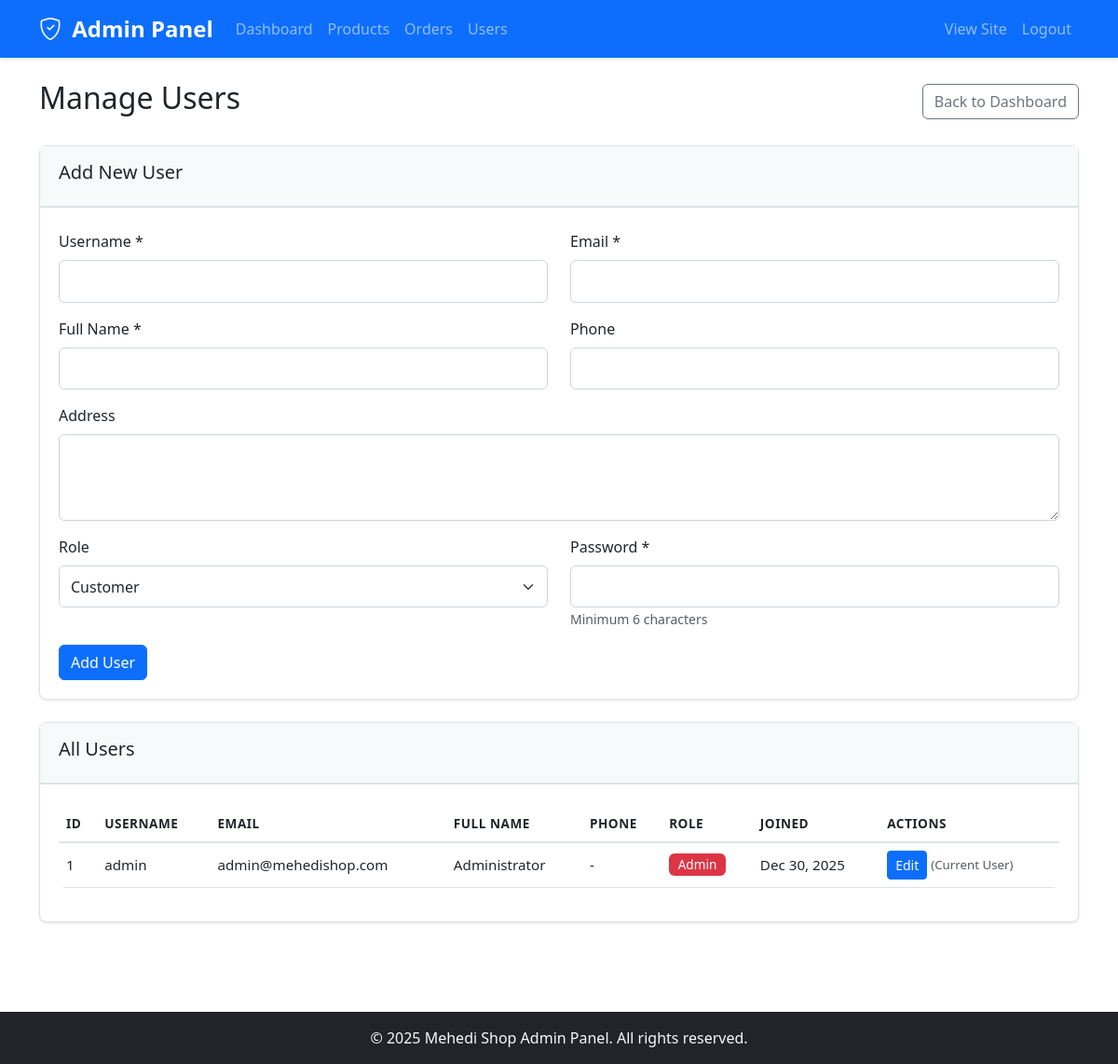
The page /admin/users.php (signed in) on the database its author committed.
### tables this page shows
CREATE TABLE IF NOT EXISTS users (
    id INT AUTO_INCREMENT PRIMARY KEY,
    username VARCHAR(50) UNIQUE NOT NULL,
    email VARCHAR(100) UNIQUE NOT NULL,
    password VARCHAR(255) NOT NULL,
    full_name VARCHAR(100) NOT NULL,
    phone VARCHAR(20),
    address TEXT,
    role ENUM('admin', 'customer') DEFAULT 'customer',
    created_at TIMESTAMP DEFAULT CURRENT_TIMESTAMP
);

### admin/users.php (the view, shortened to what this page needs)
<?php
require_once 'header.php';
$conn = getDBConnection();
$users = $conn->query("SELECT * FROM users ORDER BY created_at DESC");
$edit_user = null;
?>
<div class="d-flex justify-content-between align-items-center mb-4">
    <h2>Manage Users</h2>
    <a href="index.php" class="btn btn-outline-secondary">Back to Dashboard</a>
</div>
<div class="card mb-4">
    <div class="card-header">
        <h5><?php echo $edit_user ? 'Edit User' : 'Add New User'; ?></h5>
    </div>
    <div class="card-body">
        <form method="POST" action="">
            <div class="row">
                <div class="col-md-6">
                    <div class="mb-3">
                        <label for="username" class="form-label">Username *</label>
                        <input type="text" class="form-control" id="username" name="username"
                               value="<?php echo htmlspecialchars($edit_user['username'] ?? ''); ?>" required>
                    </div>
                </div>
                <div class="col-md-6">
                    <div class="mb-3">
                        <label for="email" class="form-label">Email *</label>
                        <input type="email" class="form-control" id="email" name="email"
                               value="<?php echo htmlspecialchars($edit_user['email'] ?? ''); ?>" required>
                    </div>
                </div>
            </div>
            <div class="row">
                <div class="col-md-6">
                    <div class="mb-3">
                        <label for="full_name" class="form-label">Full Name *</label>
                        <input type="text" class="form-control" id="full_name" name="full_name"
                               value="<?php echo htmlspecialchars($edit_user['full_name'] ?? ''); ?>" required>
                    </div>
                </div>
                <div class="col-md-6">
                    <div class="mb-3">
                        <label for="phone" class="form-label">Phone</label>
                        <input type="tel" class="form-control" id="phone" name="phone"
                               value="<?php echo htmlspecialchars($edit_user['phone'] ?? ''); ?>">
                    </div>
                </div>
            </div>
            <div class="mb-3">
                <label for="address" class="form-label">Address</label>
                <textarea class="form-control" id="address" name="address" rows="3"><?php echo htmlspecialchars($edit_user['address'] ?? ''); ?></textarea>
            </div>
            <div class="row">
                <div class="col-md-6">
                    <div class="mb-3">
                        <label for="role" class="form-label">Role</label>
                        <select class="form-select" id="role" name="role">
                            <option value="customer" <?php echo ($edit_user['role'] ?? 'customer') === 'customer' ? 'selected' : ''; ?>>Customer</option>
                        </select>
                    </div>
                </div>
                <div class="col-md-6">
                    <div class="mb-3">
                        <label for="password" class="form-label">
                            <?php echo $edit_user ? 'New Password (leave blank to keep current)' : 'Password *'; ?>
                        </label>
                        <input type="password" class="form-control" id="password" name="password"
                               <?php echo $edit_user ? '' : 'required'; ?>>
                        <small class="text-muted">Minimum 6 characters</small>
                    </div>
                </div>
            </div>
            <?php if ($edit_user): ?>
                <button type="submit" name="update_user" class="btn btn-primary">Update User</button>
                <a href="users.php" class="btn btn-secondary">Cancel</a>
            <?php else: ?>
                <button type="submit" name="add_user" class="btn btn-primary">Add User</button>
            <?php endif; ?>
        </form>
    </div>
</div>
<div class="card">
    <div class="card-header">
        <h5>All Users</h5>
    </div>
    <div class="card-body">
        <div class="table-responsive">
            <table class="table table-hover">
                <thead>
                    <tr>
                        <th>ID</th>
                        <th>Username</th>
                        <th>Email</th>
                        <th>Full Name</th>
                        <th>Phone</th>
                        <th>Role</th>
                        <th>Joined</th>
                        <th>Actions</th>
                    </tr>
                </thead>
                <tbody>
                    <?php if ($users->num_rows > 0): ?>
                        <?php while ($user = $users->fetch_assoc()): ?>
                            <tr>
                                <td><?php echo $user['id']; ?></td>
                                <td><?php echo htmlspecialchars($user['username']); ?></td>
                                <td><?php echo htmlspecialchars($user['email']); ?></td>
                                <td><?php echo htmlspecialchars($user['full_name']); ?></td>
                                <td><?php echo htmlspecialchars($user['phone'] ?? '-'); ?></td>
                                <td>
                                    <span class="badge bg-<?php echo $user['role'] === 'admin' ? 'danger' : 'primary'; ?>">
                                        <?php echo ucfirst($user['role']); ?>
                                    </span>
                                </td>
                                <td><?php echo date('M d, Y', strtotime($user['created_at'])); ?></td>
                                <td>
                                    <a href="?edit=<?php echo $user['id']; ?>" class="btn btn-sm btn-primary">Edit</a>
                                    <?php if ($user['id'] != $_SESSION['user_id']): ?>
                                        <form method="POST" action="" class="d-inline"
                                              onsubmit="return confirm('Are you sure you want to delete this user? This action cannot be undone.');">
                                            <input type="hidden" name="user_id" value="<?php echo $user['id']; ?>">
                                            <button type="submit" name="delete_user" class="btn btn-sm btn-danger">Delete</button>
                                        </form>
                                    <?php else: ?>
                                        <span class="text-muted small">(Current User)</span>
                                    <?php endif; ?>
                                </td>
                            </tr>
                        <?php endwhile; ?>
                    <?php else: ?>
                        <tr>
                            <td colspan="8" class="text-center">No users found.</td>
                        </tr>
                    <?php endif; ?>
                </tbody>
            </table>
        </div>
    </div>
</div>
<?php require_once 'footer.php'; ?>

### assets/css/style.css (style rules this page uses)
:root { --primary-color: #0d6efd; --secondary-color: #6c757d; --success-color: #198754; --danger-color: #dc3545; --warning-color: #ffc107; --info-color: #0dcaf0; --light-color: #f8f9fa; --dark-color: #212529; }
body { font-family: 'Segoe UI', Tahoma, Geneva, Verdana, sans-serif; min-height: 100vh; display: flex; flex-direction: column; }
.card { transition: box-shadow 0.3s ease; border: none; }
.btn-primary { background-color: var(--primary-color); border-color: var(--primary-color); }
.table { border-radius: 8px; overflow: hidden; }
.table thead { background-color: var(--light-color); }
.badge { padding: 0.35em 0.65em; font-weight: 500; }
.card { border-radius: 8px; border: 1px solid #dee2e6; }
.card-header { background-color: var(--light-color); border-bottom: 1px solid #dee2e6; font-weight: 600; }
.badge.bg-danger { background-color: var(--danger-color) !important; }

### assets/css/admin.css (style rules this page uses)
:root { --admin-primary: #0d6efd; --admin-success: #198754; --admin-danger: #dc3545; --admin-warning: #ffc107; --admin-info: #0dcaf0; --admin-dark: #212529; --admin-light: #f8f9fa; }
.table { font-size: 0.95rem; }
.table th { font-weight: 600; text-transform: uppercase; font-size: 0.85rem; letter-spacing: 0.5px; border-bottom: 2px solid #dee2e6; }
.table td { vertical-align: middle; }
.form-label { font-weight: 500; margin-bottom: 0.5rem; }
.form-control, .form-select { border-radius: 6px; border: 1px solid #ced4da; padding: 0.6rem 0.75rem; }
.btn-sm { padding: 0.25rem 0.5rem; font-size: 0.875rem; }
.card { margin-bottom: 1.5rem; box-shadow: 0 1px 3px rgba(0, 0, 0, 0.1); }
.card-header { background-color: var(--admin-light); border-bottom: 2px solid #dee2e6; font-weight: 600; padding: 1rem 1.25rem; }
.card-body { padding: 1.25rem; }
.badge { padding: 0.4em 0.7em; font-size: 0.85rem; font-weight: 500; }
.badge.bg-danger { background-color: var(--admin-danger) !important; }
.form-select { cursor: pointer; }
.card .card-header + .card-body { padding-top: 1.5rem; }

### rows shown on the page
users: id "1", username "admin", email "admin@mehedishop.com", full_name "Administrator", phone "-", role "Admin", created_at "Dec 30, 2025", shows "(Current User)"
